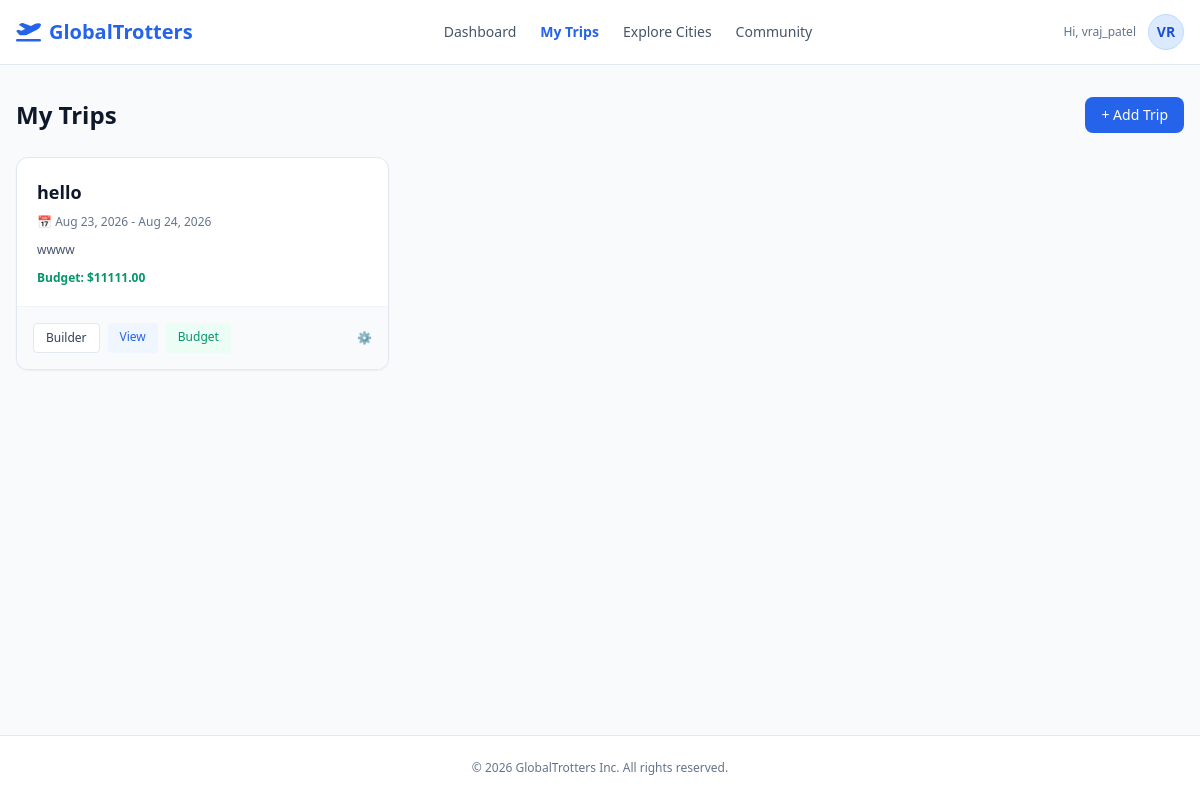
Screenshot of /trips/list (signed in) with the database file from the repository.
### app/models/user.py (models this page shows, shortened)
class User(UserMixin, db.Model):
    __tablename__ = 'users'
    id = db.Column(db.Integer, primary_key=True)
    username = db.Column(db.String(64), unique=True, nullable=False, index=True)
    email = db.Column(db.String(120), unique=True, nullable=False, index=True)
    password_hash = db.Column(db.String(256), nullable=False)
    first_name = db.Column(db.String(64), nullable=True)
    last_name = db.Column(db.String(64), nullable=True)
    phone = db.Column(db.String(20), nullable=True)
    city = db.Column(db.String(64), nullable=True)
    country = db.Column(db.String(64), nullable=True)
    photo_url = db.Column(db.String(256), nullable=True)
    created_at = db.Column(db.DateTime, default=lambda: datetime.now(timezone.utc))

### app/models/trip.py (models this page shows, shortened)
class Trip(db.Model):
    __tablename__ = 'trips'
    __table_args__ = {'extend_existing': True}
    id = db.Column(db.Integer, primary_key=True)
    user_id = db.Column(db.Integer, db.ForeignKey('users.id'), nullable=False)
    name = db.Column(db.String(128), nullable=False)
    description = db.Column(db.Text, nullable=True)
    start_date = db.Column(db.Date, nullable=True)
    end_date = db.Column(db.Date, nullable=True)
    budget = db.Column(db.Numeric(10, 2), default=0.0)
    cover_photo_url = db.Column(db.String(256), nullable=True)
    is_public = db.Column(db.Boolean, default=False, nullable=False)
    status = db.Column(db.String(32), default='upcoming', nullable=False)
    created_at = db.Column(db.DateTime, default=lambda: datetime.now(timezone.utc))
    owner = db.relationship('User', backref=db.backref('trips', lazy=True))
    @property
    def title(self):
        return self.name

### app/routes/trips.py (the view)
@trips_bp.route('/')
@trips_bp.route('/list')
@login_required
def list_trips():
    user_trips = Trip.query.filter_by(user_id=current_user.id) \
        .order_by(Trip.start_date.desc()) \
        .all()
    return render_template('trips/list.html', trips=user_trips)

### app/templates/trips/list.html (shortened to what this page needs)
{% extends "base.html" %}
{% block content %}
<div class="flex justify-between items-center mb-6">
    <h1 class="text-2xl font-bold text-slate-900">My Trips</h1>
    <a href="{{ url_for('trips.create') }}" class="bg-blue-600 hover:bg-blue-700 text-white px-4 py-2 rounded-lg text-sm font-medium transition-colors">
        + Add Trip
    </a>
</div>
{% if trips %}
<div class="grid md:grid-cols-2 lg:grid-cols-3 gap-6">
    {% for trip in trips %}
    <div class="bg-white rounded-xl border border-slate-200 overflow-hidden shadow-sm flex flex-col justify-between">
        <div class="p-5">
            <div class="flex justify-between items-start mb-2">
                <h3 class="font-bold text-lg text-slate-900">{{ trip.title }}</h3>
            </div>
            <p class="text-xs text-slate-500 mb-3">
                📅 {{ trip.start_date.strftime('%b %d, %Y') if trip.start_date }} - {{ trip.end_date.strftime('%b %d, %Y') if trip.end_date }}
            </p>
            {% if trip.description %}
                <p class="text-xs text-slate-600 line-clamp-2 mb-3">{{ trip.description }}</p>
            {% endif %}
            <p class="text-xs font-semibold text-emerald-600">
                Budget: ${{ "%.2f"|format(trip.budget or 0) }}
            </p>
        </div>
        <div class="p-4 bg-slate-50 border-t border-slate-100 flex items-center justify-between gap-2">
            <div class="flex gap-2">
                <a href="{{ url_for('itinerary.builder', trip_id=trip.id) }}" class="text-xs bg-white border border-slate-200 hover:bg-slate-100 text-slate-700 px-3 py-1.5 rounded font-medium transition-colors">
                    Builder
                </a>
                <a href="{{ url_for('itinerary.view', trip_id=trip.id) }}" class="text-xs bg-blue-50 text-blue-600 hover:bg-blue-100 px-3 py-1.5 rounded font-medium transition-colors">
                    View
                </a>
                <a href="{{ url_for('budget.view_budget', trip_id=trip.id) }}" class="text-xs bg-emerald-50 text-emerald-600 hover:bg-emerald-100 px-3 py-1.5 rounded font-medium transition-colors">
                    Budget
                </a>
            </div>
            <a href="{{ url_for('trips.detail', trip_id=trip.id) }}" class="text-xs text-slate-400 hover:text-slate-600">
                ⚙️
            </a>
        </div>
    </div>
    {% endfor %}
</div>
{% endif %}
{% endblock %}

### app/templates/base.html (shortened to what this page needs)
<!DOCTYPE html>
<html lang="en">
<head>
    <script src="https://cdn.tailwindcss.com"></script>
    <link href="https://cdnjs.cloudflare.com/ajax/libs/font-awesome/6.0.0/css/all.min.css" rel="stylesheet">
    <link rel="stylesheet" href="{{ url_for('static', filename='css/style.css') }}">
    <link rel="stylesheet" href="{{ url_for('static', filename='css/components.css') }}">
</head>
<body class="bg-slate-50 text-slate-800 flex flex-col min-h-screen">
    <nav class="bg-white border-b border-slate-200 sticky top-0 z-50">
        <div class="max-w-7xl mx-auto px-4 h-16 flex items-center justify-between">
            <a href="{{ url_for('dashboard.home') }}" class="flex items-center gap-2 font-bold text-xl text-blue-600">
                <i class="fa-solid fa-plane-departure"></i> GlobalTrotters
            </a>
            <div class="hidden md:flex gap-6 font-medium text-slate-600 text-sm">
                <a href="{{ url_for('dashboard.home') }}" class="hover:text-blue-600">Dashboard</a>
                <a href="{{ url_for('trips.list_trips') }}" class="hover:text-blue-600">My Trips</a>
                <a href="/search/cities" class="hover:text-blue-600">Explore Cities</a>
                <a href="/community" class="hover:text-blue-600">Community</a>
            </div>
            <div class="flex items-center gap-3">
                {% if current_user.is_authenticated %}
                    <span class="text-xs text-slate-500 font-medium hidden sm:inline">Hi, {{ current_user.username }}</span>
                    <a href="/profile" class="w-9 h-9 rounded-full bg-blue-100 text-blue-700 font-bold flex items-center justify-center text-sm border border-blue-200">
                        {{ current_user.username[:2]|upper }}
                    </a>
                {% else %}
                    <a href="{{ url_for('auth.login') }}" class="text-sm font-medium text-blue-600 hover:underline">Log In</a>
                {% endif %}
            </div>
        </div>
    </nav>
    <main class="flex-grow max-w-7xl w-full mx-auto px-4 py-8">
        {% block content %}{% endblock %}
    </main>
    <footer class="bg-white border-t border-slate-200 py-6 text-center text-xs text-slate-500">
        © 2026 GlobalTrotters Inc. All rights reserved.
    </footer>
</body>
</html>

### rows the page displays
User: username "vraj_patel", username "VR"
Trip: title "hello", start_date "Aug 23, 2026", end_date "Aug 24, 2026", description "wwww", budget "11111.00"
